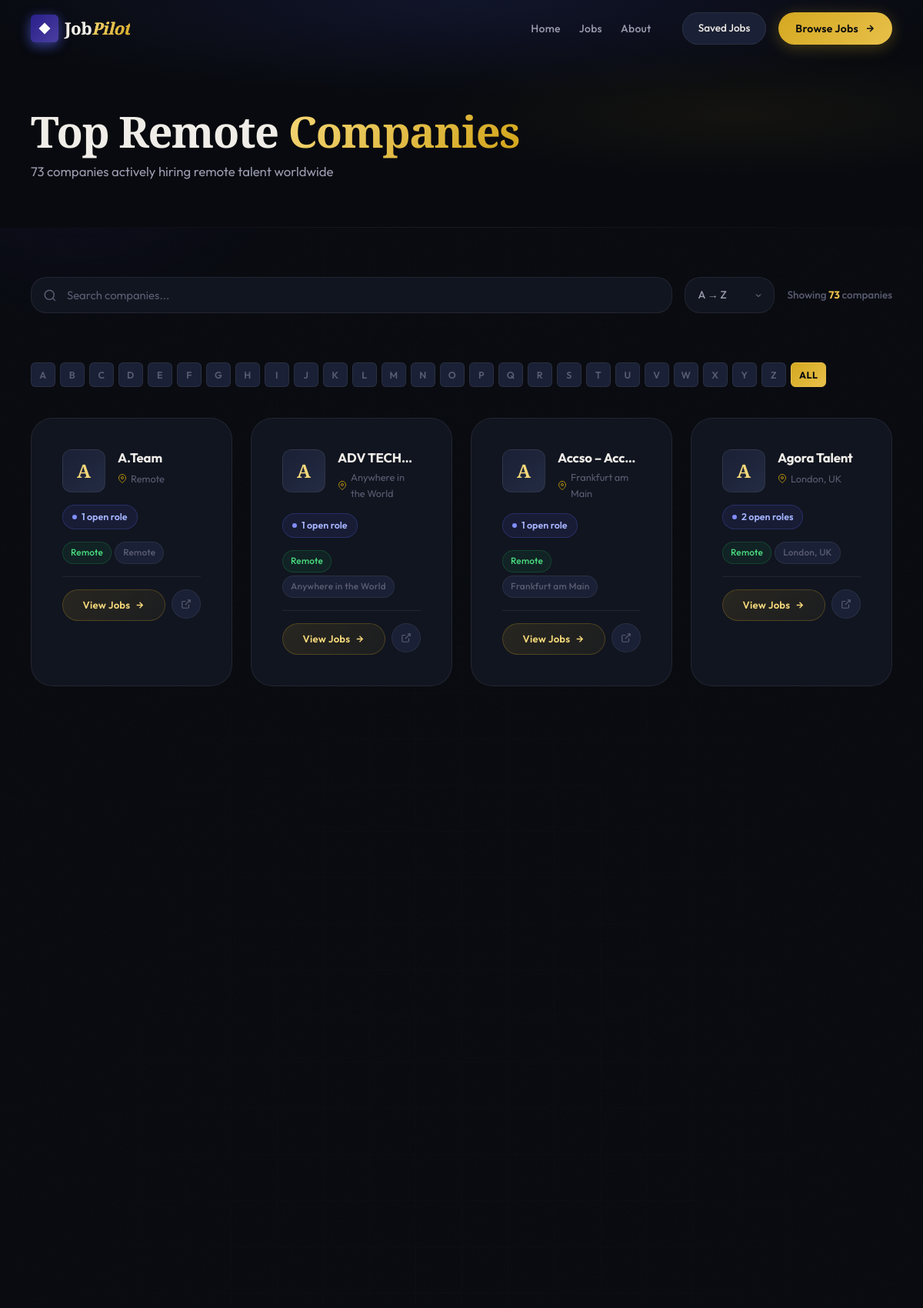
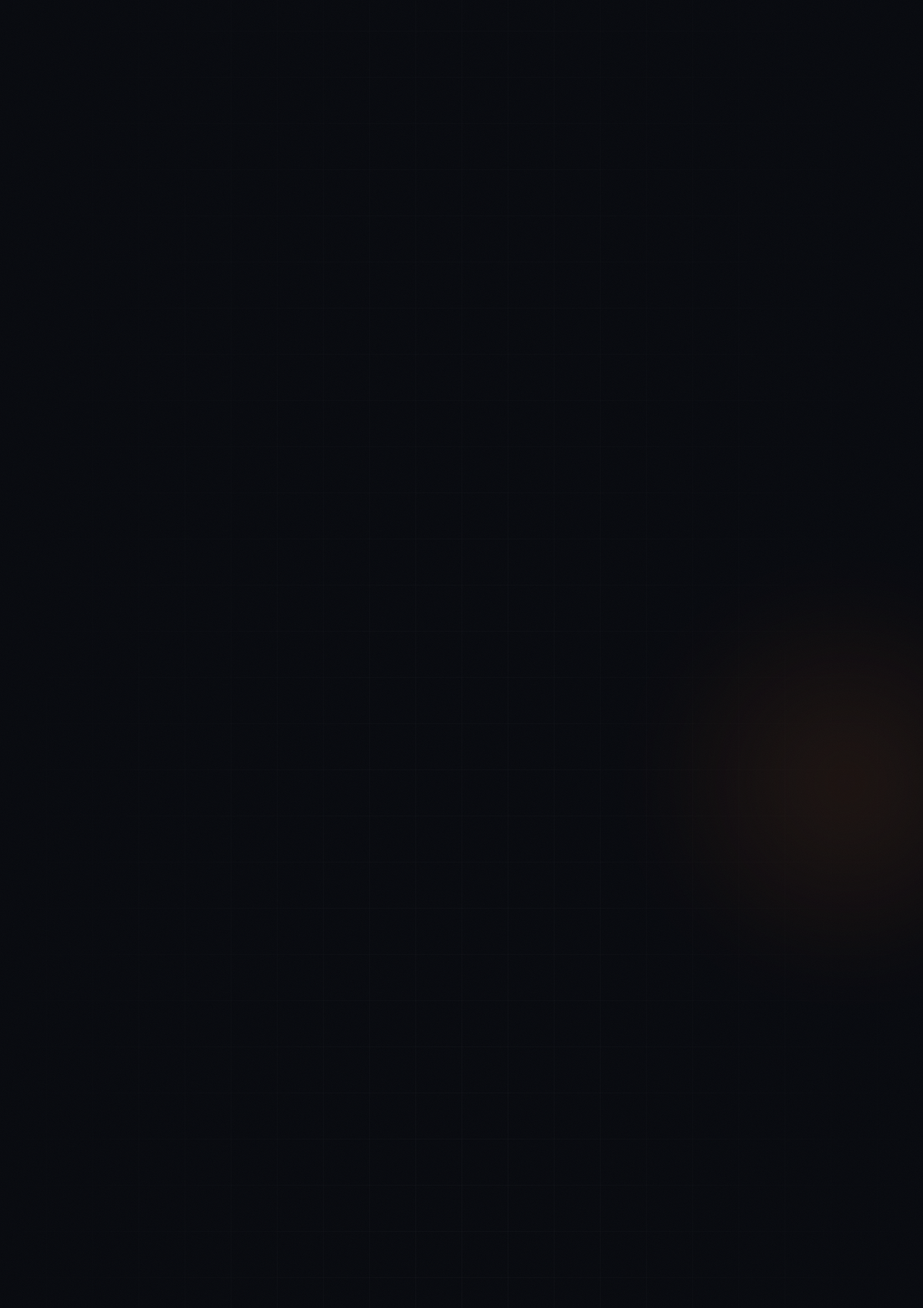
/companies/ (upper part), run on the app's committed database (2 pictures, top to bottom).
### App/models.py (models this page shows, shortened)
class Job(models.Model):
    title = models.CharField(max_length=255, null=True)
    company = models.CharField(max_length=255)
    location = models.CharField(max_length=255, blank=True)
    link = models.URLField(null=True)
    remote = models.BooleanField(default=True)
    country = models.CharField(max_length=50, blank=True)
    created_at = models.DateTimeField(auto_now_add=True)

### App/views.py (the view)
# urls.py: path('companies/', views.companies, name = 'companies'),
def companies(request):
    from django.db.models import Count, Max
    company_data = (
        Job.objects
        .values('company', 'location')
        .annotate(
            job_count=Count('id'),
            latest_link=Max('link'),
        )
        .order_by('company')
    )
    return render(request, "companies.html", {
        "companies": company_data,
        "total": company_data.count(),
    })

### templates/companies.html (shortened to what this page needs)
{% load static %}
<!DOCTYPE html>
<html lang="en">
<head>
  <link rel="stylesheet" href="{% static 'css/styles.css' %}" />
  <link rel="stylesheet" href="{% static 'css/animations.css' %}" />
  <link rel="stylesheet" href="{% static 'css/pages.css' %}" />
  <link rel="stylesheet" href="{% static 'css/companies.css' %}" />
</head>
<body>
  <div class="ambient-bg" aria-hidden="true">
    <div class="orb orb-2"></div>
    <div class="grid-overlay"></div>
  </div>
  <nav class="navbar" id="navbar">
    <div class="container navbar-content">
      <div class="logo">
        <div class="logo-icon">
          <svg width="20" height="20" viewBox="0 0 32 32" fill="none">
            <path d="M16 4L28 16L16 28L4 16Z" fill="white" />
          </svg>
        </div>
        <span>Job<em>Pilot</em></span>
      </div>
      <div class="nav-links">
        <a href="/" class="nav-link">Home</a>
        <a href="/jobs/" class="nav-link">Jobs</a>
        <a href="/about/" class="nav-link">About</a>
      </div>
      <div class="nav-actions">
        <a href="/saved-jobs/" class="btn-secondary">Saved Jobs</a>
        <a href="/jobs/" class="btn-primary">
          <span>Browse Jobs</span>
          <svg width="14" height="14" viewBox="0 0 24 24" fill="none" stroke="currentColor" stroke-width="2.5">
            <path d="M5 12h14M12 5l7 7-7 7" />
          </svg>
        </a>
      </div>
    </div>
  </nav>
  <section class="page-header">
    <div class="container">
      <h1>Top Remote <span class="gradient-text">Companies</span></h1>
      <p>{{ total }} companies actively hiring remote talent worldwide</p>
    </div>
  </section>
  <div class="container companies-page-container">
    <div class="companies-toolbar">
      <div class="companies-search-wrap">
        <input
          type="text"
          id="companySearch"
          placeholder="Search companies..."
          class="companies-search-input"
          autocomplete="off"
        />
      </div>
      <select id="companiesSort" class="companies-sort">
        <option value="az">A → Z</option>
      </select>
      <p class="companies-results-count">
        Showing <span id="visibleCount">{{ total }}</span> companies
      </p>
    </div>
    <div class="alpha-index" id="alphaIndex">
      {% for letter in "ABCDEFGHIJKLMNOPQRSTUVWXYZ" %}
      <button class="alpha-btn" data-letter="{{ letter }}">{{ letter }}</button>
      {% endfor %}
      <button class="alpha-btn active" data-letter="all" style="width:auto;padding:0 10px;">All</button>
    </div>
    <div class="companies-page-grid" id="companiesGrid">
      {% if companies %}
        {% for co in companies %}
        <article
          class="company-page-card"
          style="--card-delay: {{ forloop.counter0 }}"
          data-name="{{ co.company|lower }}"
          data-jobs="{{ co.job_count }}"
          data-letter="{{ co.company|first|upper }}"
        >
          <div class="cp-card-header">
            <div class="cp-logo">{{ co.company|first|upper }}</div>
            <div class="cp-info">
              <h3 class="cp-name">{{ co.company }}</h3>
              <span class="cp-location">
                <svg width="12" height="12" viewBox="0 0 24 24" fill="none" stroke="currentColor" stroke-width="2">
                  <path d="M21 10c0 7-9 13-9 13s-9-6-9-13a9 9 0 0 1 18 0z" />
                  <circle cx="12" cy="10" r="3" />
                </svg>
                {{ co.location }}
              </span>
            </div>
          </div>
          <div class="cp-jobs-count">
            <span class="cp-jobs-dot"></span>
            {{ co.job_count }} open role{{ co.job_count|pluralize }}
          </div>
          <div class="cp-tags">
            <span class="cp-tag cp-tag-remote">Remote</span>
            <span class="cp-tag">{{ co.location }}</span>
          </div>
          <div class="cp-card-footer">
            <a href="/jobs/?company={{ co.company|urlencode }}" class="btn-view-jobs">
              View Jobs
              <svg width="13" height="13" viewBox="0 0 24 24" fill="none" stroke="currentColor" stroke-width="2.5">
                <path d="M5 12h14M12 5l7 7-7 7" />
              </svg>
            </a>
            <a href="{{ co.latest_link }}" target="_blank" rel="noopener noreferrer" class="btn-visit-site" aria-label="Visit company site">
              <svg width="14" height="14" viewBox="0 0 24 24" fill="none" stroke="currentColor" stroke-width="2">
                <path d="M18 13v6a2 2 0 0 1-2 2H5a2 2 0 0 1-2-2V8a2 2 0 0 1 2-2h6M15 3h6v6M10 14 21 3" />
              </svg>
            </a>
          </div>
        </article>
        {% endfor %}
      {% endif %}
    </div>
  </div>
</body>
</html>

### static/css/animations.css (style rules this page uses)
.orb-2 { animation: orbDrift2 22s ease-in-out infinite; }
.grid-overlay { animation: gridPulse 8s ease-in-out infinite; }
.gradient-text { background-size: 200% auto; animation: goldShimmer 4s linear infinite; }
.btn-primary svg, .btn-search svg, .btn-apply svg, .view-all svg, .btn-company svg { transition: transform 0.25s cubic-bezier(0.23, 1, 0.32, 1); }
.navbar { animation: navbarSlideIn 0.7s cubic-bezier(0.23, 1, 0.32, 1) 0.1s both; }
.logo-icon { transition: transform 0.4s cubic-bezier(0.23, 1, 0.32, 1); }
body { animation: pageIn 0.4s cubic-bezier(0.23, 1, 0.32, 1) both; }

### static/css/pages.css (style rules this page uses)
.page-header { position: relative; padding: 140px 0 60px; overflow: hidden; background: var(--bg); z-index: 2; }
.page-header::before { content: ''; position: absolute; inset: 0; background: radial-gradient(ellipse 80% 60% at 50% 0%, rgba(88, 101, 242, 0.12) 0%, transparent 70%), radial-gradient(ellipse 50% 40% at 80% 50%, rgba(212, 168, 32, 0.06) 0%, transparent 70%); pointer-events: none; }
.page-header::after { content: ''; position: absolute; bottom: 0; left: 0; right: 0; height: 1px; background: linear-gradient(90deg, transparent, var(--border), transparent); }
.page-header .container { position: relative; z-index: 1; }
.page-header h1 { font-family: var(--font-display); font-size: clamp(2rem, 5vw, 3.5rem); font-weight: 800; color: var(--text-primary); letter-spacing: -0.025em; line-height: 1.1; margin-bottom: var(--space-sm); animation: fadeInUp 0.6s cubic-bezier(0.23, 1, 0.32, 1) both; }
.page-header p { font-size: 1.05rem; color: var(--text-secondary); animation: fadeInUp 0.6s cubic-bezier(0.23, 1, 0.32, 1) 0.1s both; }

### data on the page
Job: company|first "A", company "A.Team", location "Remote", job_count "1"
Job: company|first "A", company "Accso – Acc…", location "Frankfurt am Main", job_count "1"

### other printed values
{{ total }} "73"
{{ letter }} "A" "B" "C" "D" "E" "F" "G" "H" "I" "J" "K" "L" "M" "N" "O" "P" "Q" "R" "S" "T" "U" "V" "W" "X" "Y" "Z"
{{ co.company|first|upper }} "A" "A"
{{ co.company }} "ADV TECH…" "Agora Talent"
{{ co.location }} "Anywhere in the World" "London, UK"
{{ co.job_count }} "1" "2"
